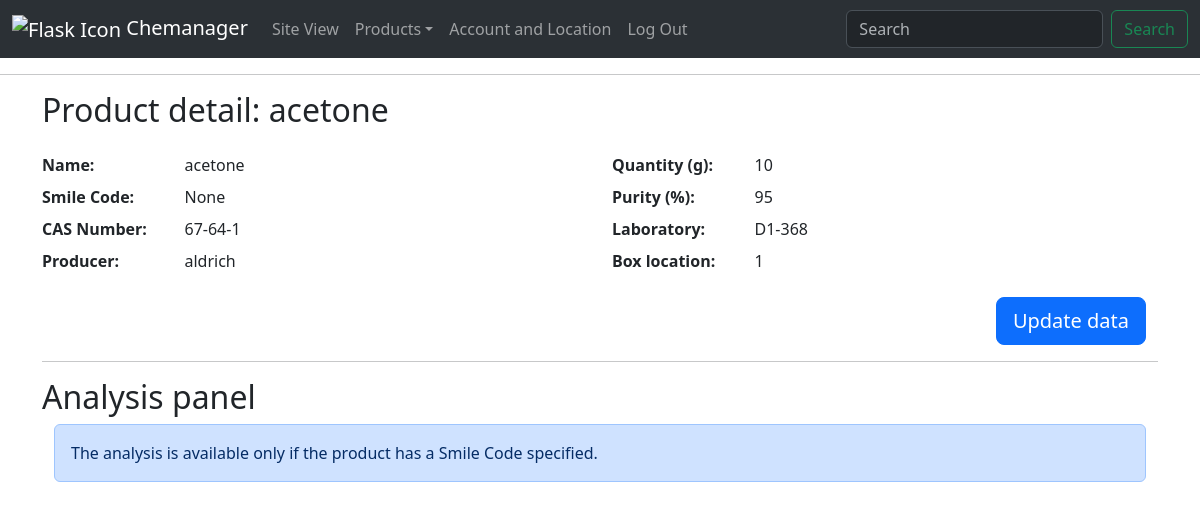
/detail/1 (signed in), run on an earlier commit of the app's database.
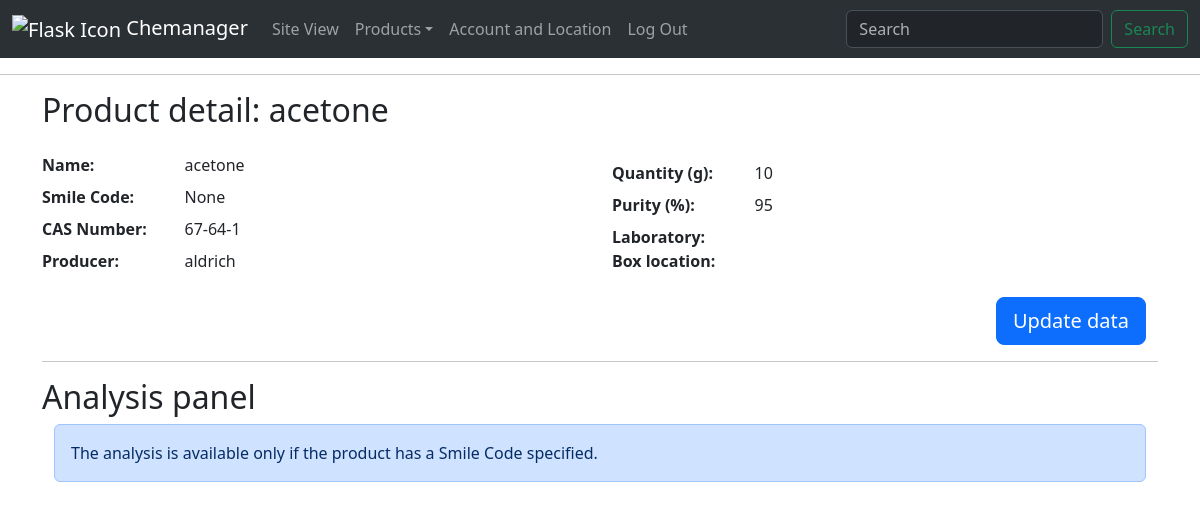
And on a later commit of the database.
### chemanager/models.py (models this page shows, shortened)
class Product(models.Model):
    id = models.AutoField(primary_key=True)
    smile = models.TextField(blank=True, null=True)
    name = models.CharField(max_length=100)
    quantity = models.DecimalField(
        max_digits=10, decimal_places=3, help_text="Quantity available in g"
    )
    purity = models.DecimalField(
        max_digits=4, decimal_places=1, null=True, help_text="in %"
    )
    cas_number = models.CharField(max_length=50, null=True)
    producer = models.CharField(max_length=200, null=True)
    location = models.ForeignKey(
        Box, on_delete=models.SET_NULL, related_name="products", null=True
    )
    creation_date = models.DateTimeField(auto_now_add=True)
    update_date = models.DateTimeField(auto_now=True)
    favorites = models.ManyToManyField(
        User, related_name="favorite_products", blank=True
    )

class Box(models.Model):
    lab = models.ForeignKey(Laboratory, on_delete=models.CASCADE, related_name="boxes")
    box_number = models.CharField(max_length=50)

class Laboratory(models.Model):
    id = models.AutoField(primary_key=True)
    lab_number = models.CharField(max_length=20, unique=True)
    def __str__(self):
        return self.lab_number

### chemanager/views.py (the view)
# urls.py: path("detail/<int:id>", views.detail, name="detail"),
@login_required
def detail(request, id):
    try:
        product = Product.objects.get(id=id)
    except ObjectDoesNotExist:
        messages.error(request, "The product you tried to get does not exist")
        return HttpResponseRedirect(reverse("inventory"))
    quantity = "{:.3f}".format(float(product.quantity)).rstrip('0').rstrip('.')
    purity = "{:.1f}".format(float(product.purity)).rstrip('0').rstrip('.')
    return render(request, "chemanager/detail.html", {
        'product': product,
        'quantity': quantity,
        'purity': purity
    })

### chemanager/templates/chemanager/detail.html (shortened to what this page needs)
{% extends "chemanager/layout.html" %}
{% load static %}
{% block body %}
<div class="container mb-4">
    <h2 class="page-title">Product detail: <span id="productName" data-productid={{ product.id }}>{{ product.name }}</span></h2>
</div>
<div class="container">
    <div class="row align-items-center">
        <div class="col-lg-6">
            <dl class="row">
                <dt class="col-3">Name:</dt>
                <dd class="col-9 data-text">{{ product.name }}</dd>
                <dt class="col-3">Smile Code:</dt>
                <dd class="col-9  data-text">{{ product.smile }}</dd>
                <dt class="col-3">CAS Number:</dt>
                <dd class="col-9  data-text">{{ product.cas_number }}</dd>
                <dt class="col-3">Producer:</dt>
                <dd class="col-9  data-text">{{ product.producer }}</dd>
            </dl>
        </div>
        <div class="col-lg-6">
            <dl class="row">
                <dt class="col-3">Quantity (g):</dt>
                <dd class="col-9  data-text">{{ quantity }}</dd>
                <dt class="col-3">Purity (%):</dt>
                <dd class="col-9  data-text">{{ purity }}</dd>
                <dt class="col-3">Laboratory:</dt>
                <dd class="col-9  data-text">{{ product.location.lab }}</dd>
                <dt class="col-3">Box location:</dt>
                <dd class="col-9  data-text">{{ product.location.box_number }}</dd>
            </dl>
        </div>
    </div>
    <div class="container text-end mb-3">
        <button class="btn btn-primary btn-lg text-end updateButton">Update data</button>
    </div>
    <hr>
    <h2 class="page-title">Analysis panel</h2>
     {% if not product.smile %}
    <div class="container">
        <div class="alert alert-primary no-product" role="alert">
            The analysis is available only if the product has a Smile Code specified.
        </div>
    </div>
    {% else %}
    test
    {% endif %}
</div>
{% endblock %}

### chemanager/templates/chemanager/layout.html (shortened to what this page needs)
{% load static %}
<!DOCTYPE html>
<html lang="en">
    <head>
        <link href="https://cdn.jsdelivr.net/npm/bootstrap@5.3.3/dist/css/bootstrap.min.css" rel="stylesheet">
        <link rel="stylesheet" href="https://cdn.jsdelivr.net/npm/bootstrap-icons@1.11.3/font/bootstrap-icons.min.css">
        <link href="{% static 'chemanager/styles.css' %}" rel="stylesheet">
    </head>
    <body>
        <nav class="navbar navbar-expand-lg bg-body-tertiary border-body" data-bs-theme="dark">
            <div class="container-fluid">
              <a class="navbar-brand" href="{% url 'index' %}">
                <img src="{% static 'chemanager/icons/flask_icon.png' %}" style="width: 30px; height: 30px;" alt="Flask Icon">
                Chemanager</a>
              <div class="collapse navbar-collapse" id="navbarSupportedContent">
                <ul class="navbar-nav me-auto mb-2 mb-lg-0">
                {% if user.is_authenticated %}
                    <li class="nav-item"><a class="nav-link {% if '/' == request.path %} active {% endif %}" href="/">Site View</a></li>
                    <li class="nav-item dropdown">
                        <a class="nav-link dropdown-toggle {% if 'inventory' in request.path or 'watchlist' in request.path %} active {% endif %}" href="#" role="button" data-bs-toggle="dropdown" aria-expanded="false">Products</a>
                    </li>
                    <li class="nav-item"><a class="nav-link {% if 'account' in request.path %} active {% endif %}" href="{% url 'account' %}">Account and Location</a></li>
                    <li class="nav-item"><a class="nav-link" href="{% url 'logout' %}">Log Out</a></li>
                </ul>
                <form class="d-flex" role="search" action="/inventory" method="get">
                  <input class="form-control me-2" type="search" placeholder="Search" aria-label="Search" name="q">
                  <button class="btn btn-outline-success" type="submit">Search</button>
                </form>
                {% else %}
                <li class="nav-item"><a class="nav-link {% if 'login' in request.path %} active {% endif %}" href="{% url 'login' %}">Log In</a></li>
                <li class="nav-item"><a class="nav-link {% if 'egister' in request.path %} active {% endif %}" href="{% url 'register' %}">Register</a></li>
                {% endif %}
              </div>
            </div>
        </nav>
        <hr>
        {% block body %}
        {% endblock %}
    </body>
</html>

What changed in the data, as far as the page shows it:
changed Product "acetone": location.lab "D1-368" → (not shown); location.box_number "1" → (not shown)
